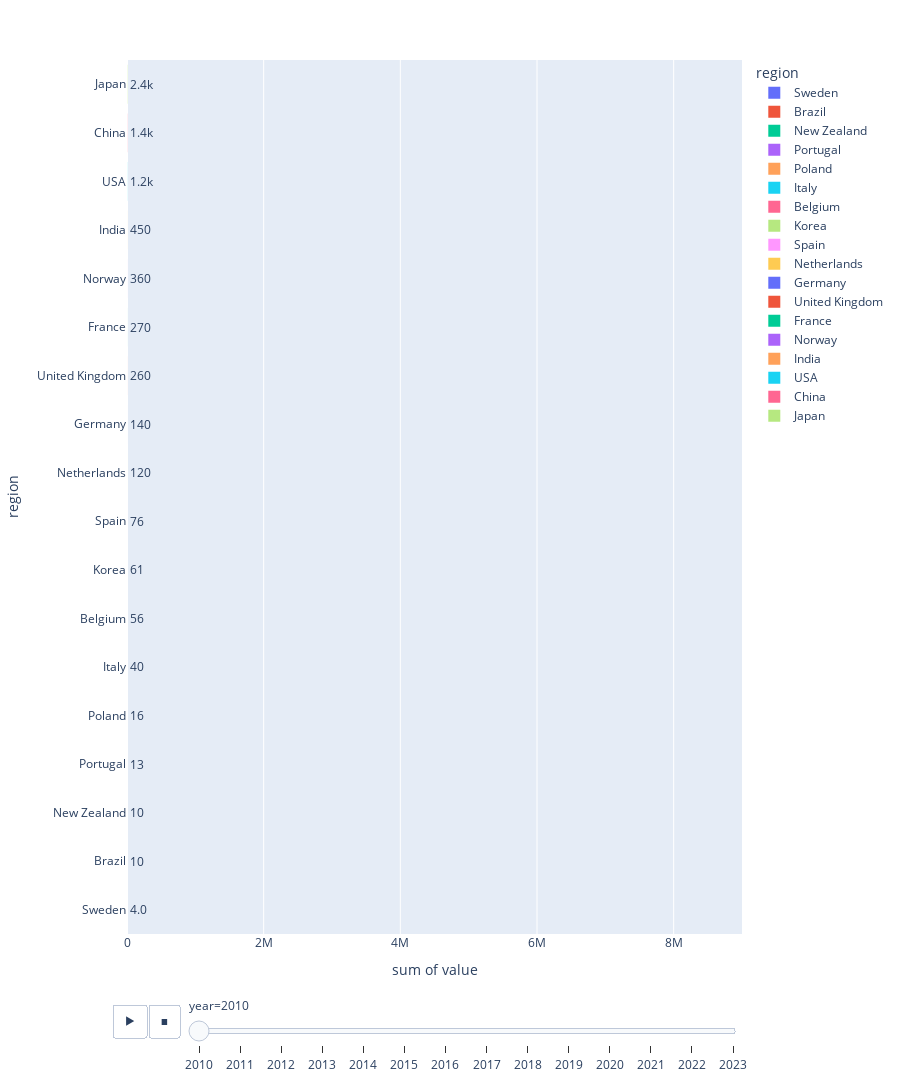

Here is the notebook cell this chart was saved with:
### Code cell
# Sort the dataframe to get an ascending figure

df_cars_data_sorted = df_cars_data.sort_values(by=['year', 'value'], ascending=[True, True])


# Plot the figure

figure_cars = px.histogram(df_cars_data_sorted, x='value', y='region',
                           animation_frame='year', animation_group='region',
                           color='region', range_x=[0,9000000],
                           text_auto='0.2s')

figure_cars.update_layout(yaxis={'categoryorder':'total ascending'})
figure_cars.update_traces(textposition='outside')

figure_cars.show()


# NOG TOEVOEGEN!! Niet alle regions zijn nu zichtbaar, dus moet nog opgelost worden dat we 49 landen zien

### Figure 1 — Plotly figure (JSON) as saved in the notebook; plotly's stock layout.template omitted (floating-point values rounded to 4 significant figures)
{"data": [{"alignmentgroup": "True", "bingroup": "y", "histfunc": "sum", "hovertemplate": "region=%{y}<br>year=2010<br>sum of value=%{x}<extra></extra>", "ids": ["Sweden"], "legendgroup": "Sweden", "marker": {"color": "#636efa", "pattern": {"shape": ""}}, "name": "Sweden", "offsetgroup": "Sweden", "orientation": "h", "showlegend": true, "textposition": "outside", "texttemplate": "%{value:0.2s}", "type": "histogram", "x": [4], "xaxis": "x", "y": ["Sweden"], "yaxis": "y"}, {"alignmentgroup": "True", "bingroup": "y", "histfunc": "sum", "hovertemplate": "region=%{y}<br>year=2010<br>sum of value=%{x}<extra></extra>", "ids": ["Brazil"], "legendgroup": "Brazil", "marker": {"color": "#EF553B", "pattern": {"shape": ""}}, "name": "Brazil", "offsetgroup": "Brazil", "orientation": "h", "showlegend": true, "textposition": "outside", "texttemplate": "%{value:0.2s}", "type": "histogram", "x": [10], "xaxis": "x", "y": ["Brazil"], "yaxis": "y"}, {"alignmentgroup": "True", "bingroup": "y", "histfunc": "sum", "hovertemplate": "region=%{y}<br>year=2010<br>sum of value=%{x}<extra></extra>", "ids": ["New Zealand"], "legendgroup": "New Zealand", "marker": {"color": "#00cc96", "pattern": {"shape": ""}}, "name": "New Zealand", "offsetgroup": "New Zealand", "orientation": "h", "showlegend": true, "textposition": "outside", "texttemplate": "%{value:0.2s}", "type": "histogram", "x": [10], "xaxis": "x", "y": ["New Zealand"], "yaxis": "y"}, {"alignmentgroup": "True", "bingroup": "y", "histfunc": "sum", "hovertemplate": "region=%{y}<br>year=2010<br>sum of value=%{x}<extra></extra>", "ids": ["Portugal"], "legendgroup": "Portugal", "marker": {"color": "#ab63fa", "pattern": {"shape": ""}}, "name": "Portugal", "offsetgroup": "Portugal", "orientation": "h", "showlegend": true, "textposition": "outside", "texttemplate": "%{value:0.2s}", "type": "histogram", "x": [13], "xaxis": "x", "y": ["Portugal"], "yaxis": "y"}, {"alignmentgroup": "True", "bingroup": "y", "histfunc": "sum", "hovertemplate": "region=%{y}<br>year=2010<br>sum of value=%{x}<extra></extra>", "ids": ["Poland"], "legendgroup": "Poland", "marker": {"color": "#FFA15A", "pattern": {"shape": ""}}, "name": "Poland", "offsetgroup": "Poland", "orientation": "h", "showlegend": true, "textposition": "outside", "texttemplate": "%{value:0.2s}", "type": "histogram", "x": [16], "xaxis": "x", "y": ["Poland"], "yaxis": "y"}, {"alignmentgroup": "True", "bingroup": "y", "histfunc": "sum", "hovertemplate": "region=%{y}<br>year=2010<br>sum of value=%{x}<extra></extra>", "ids": ["Italy"], "legendgroup": "Italy", "marker": {"color": "#19d3f3", "pattern": {"shape": ""}}, "name": "Italy", "offsetgroup": "Italy", "orientation": "h", "showlegend": true, "textposition": "outside", "texttemplate": "%{value:0.2s}", "type": "histogram", "x": [40], "xaxis": "x", "y": ["Italy"], "yaxis": "y"}, {"alignmentgroup": "True", "bingroup": "y", "histfunc": "sum", "hovertemplate": "region=%{y}<br>year=2010<br>sum of value=%{x}<extra></extra>", "ids": ["Belgium"], "legendgroup": "Belgium", "marker": {"color": "#FF6692", "pattern": {"shape": ""}}, "name": "Belgium", "offsetgroup": "Belgium", "orientation": "h", "showlegend": true, "textposition": "outside", "texttemplate": "%{value:0.2s}", "type": "histogram", "x": [56], "xaxis": "x", "y": ["Belgium"], "yaxis": "y"}, {"alignmentgroup": "True", "bingroup": "y", "histfunc": "sum", "hovertemplate": "region=%{y}<br>year=2010<br>sum of value=%{x}<extra></extra>", "ids": ["Korea"], "legendgroup": "Korea", "marker": {"color": "#B6E880", "pattern": {"shape": ""}}, "name": "Korea", "offsetgroup": "Korea", "orientation": "h", "showlegend": true, "textposition": "outside", "texttemplate": "%{value:0.2s}", "type": "histogram", "x": [61], "xaxis": "x", "y": ["Korea"], "yaxis": "y"}, {"alignmentgroup": "True", "bingroup": "y", "histfunc": "sum", "hovertemplate": "region=%{y}<br>year=2010<br>sum of value=%{x}<extra></extra>", "ids": ["Spain"], "legendgroup": "Spain", "marker": {"color": "#FF97FF", "pattern": {"shape": ""}}, "name": "Spain", "offsetgroup": "Spain", "orientation": "h", "showlegend": true, "textposition": "outside", "texttemplate": "%{value:0.2s}", "type": "histogram", "x": [76], "xaxis": "x", "y": ["Spain"], "yaxis": "y"}, {"alignmentgroup": "True", "bingroup": "y", "histfunc": "sum", "hovertemplate": "region=%{y}<br>year=2010<br>sum of value=%{x}<extra></extra>", "ids": ["Netherlands"], "legendgroup": "Netherlands", "marker": {"color": "#FECB52", "pattern": {"shape": ""}}, "name": "Netherlands", "offsetgroup": "Netherlands", "orientation": "h", "showlegend": true, "textposition": "outside", "texttemplate": "%{value:0.2s}", "type": "histogram", "x": [120], "xaxis": "x", "y": ["Netherlands"], "yaxis": "y"}, {"alignmentgroup": "True", "bingroup": "y", "histfunc": "sum", "hovertemplate": "region=%{y}<br>year=2010<br>sum of value=%{x}<extra></extra>", "ids": ["Germany"], "legendgroup": "Germany", "marker": {"color": "#636efa", "pattern": {"shape": ""}}, "name": "Germany", "offsetgroup": "Germany", "orientation": "h", "showlegend": true, "textposition": "outside", "texttemplate": "%{value:0.2s}", "type": "histogram", "x": [140], "xaxis": "x", "y": ["Germany"], "yaxis": "y"}, {"alignmentgroup": "True", "bingroup": "y", "histfunc": "sum", "hovertemplate": "region=%{y}<br>year=2010<br>sum of value=%{x}<extra></extra>", "ids": ["United Kingdom"], "legendgroup": "United Kingdom", "marker": {"color": "#EF553B", "pattern": {"shape": ""}}, "name": "United Kingdom", "offsetgroup": "United Kingdom", "orientation": "h", "showlegend": true, "textposition": "outside", "texttemplate": "%{value:0.2s}", "type": "histogram", "x": [261], "xaxis": "x", "y": ["United Kingdom"], "yaxis": "y"}, {"alignmentgroup": "True", "bingroup": "y", "histfunc": "sum", "hovertemplate": "region=%{y}<br>year=2010<br>sum of value=%{x}<extra></extra>", "ids": ["France"], "legendgroup": "France", "marker": {"color": "#00cc96", "pattern": {"shape": ""}}, "name": "France", "offsetgroup": "France", "orientation": "h", "showlegend": true, "textposition": "outside", "texttemplate": "%{value:0.2s}", "type": "histogram", "x": [272], "xaxis": "x", "y": ["France"], "yaxis": "y"}, {"alignmentgroup": "True", "bingroup": "y", "histfunc": "sum", "hovertemplate": "region=%{y}<br>year=2010<br>sum of value=%{x}<extra></extra>", "ids": ["Norway"], "legendgroup": "Norway", "marker": {"color": "#ab63fa", "pattern": {"shape": ""}}, "name": "Norway", "offsetgroup": "Norway", "orientation": "h", "showlegend": true, "textposition": "outside", "texttemplate": "%{value:0.2s}", "type": "histogram", "x": [360], "xaxis": "x", "y": ["Norway"], "yaxis": "y"}, {"alignmentgroup": "True", "bingroup": "y", "histfunc": "sum", "hovertemplate": "region=%{y}<br>year=2010<br>sum of value=%{x}<extra></extra>", "ids": ["India"], "legendgroup": "India", "marker": {"color": "#FFA15A", "pattern": {"shape": ""}}, "name": "India", "offsetgroup": "India", "orientation": "h", "showlegend": true, "textposition": "outside", "texttemplate": "%{value:0.2s}", "type": "histogram", "x": [450], "xaxis": "x", "y": ["India"], "yaxis": "y"}, {"alignmentgroup": "True", "bingroup": "y", "histfunc": "sum", "hovertemplate": "region=%{y}<br>year=2010<br>sum of value=%{x}<extra></extra>", "ids": ["USA"], "legendgroup": "USA", "marker": {"color": "#19d3f3", "pattern": {"shape": ""}}, "name": "USA", "offsetgroup": "USA", "orientation": "h", "showlegend": true, "textposition": "outside", "texttemplate": "%{value:0.2s}", "type": "histogram", "x": [1200], "xaxis": "x", "y": ["USA"], "yaxis": "y"}, {"alignmentgroup": "True", "bingroup": "y", "histfunc": "sum", "hovertemplate": "region=%{y}<br>year=2010<br>sum of value=%{x}<extra></extra>", "ids": ["China"], "legendgroup": "China", "marker": {"color": "#FF6692", "pattern": {"shape": ""}}, "name": "China", "offsetgroup": "China", "orientation": "h", "showlegend": true, "textposition": "outside", "texttemplate": "%{value:0.2s}", "type": "histogram", "x": [1440], "xaxis": "x", "y": ["China"], "yaxis": "y"}, {"alignmentgroup": "True", "bingroup": "y", "histfunc": "sum", "hovertemplate": "region=%{y}<br>year=2010<br>sum of value=%{x}<extra></extra>", "ids": ["Japan"], "legendgroup": "Japan", "marker": {"color": "#B6E880", "pattern": {"shape": ""}}, "name": "Japan", "offsetgroup": "Japan", "orientation": "h", "showlegend": true, "textposition": "outside", "texttemplate": "%{value:0.2s}", "type": "histogram", "x": [2400], "xaxis": "x", "y": ["Japan"], "yaxis": "y"}], "layout": {"barmode": "relative", "height": 1200, "legend": {"title": {"text": "region"}, "tracegroupgap": 0}, "margin": {"t": 60}, "sliders": [{"active": 0, "currentvalue": {"prefix": "year="}, "len": 0.9, "pad": {"b": 10, "t": 60}, "steps": [{"args": [["2010"], {"frame": {"duration": 0, "redraw": true}, "fromcurrent": true, "mode": "immediate", "transition": {"duration": 0, "easing": "linear"}}], "label": "2010", "method": "animate"}, {"args": [["2011"], {"frame": {"duration": 0, "redraw": true}, "fromcurrent": true, "mode": "immediate", "transition": {"duration": 0, "easing": "linear"}}], "label": "2011", "method": "animate"}, {"args": [["2012"], {"frame": {"duration": 0, "redraw": true}, "fromcurrent": true, "mode": "immediate", "transition": {"duration": 0, "easing": "linear"}}], "label": "2012", "method": "animate"}, {"args": [["2013"], {"frame": {"duration": 0, "redraw": true}, "fromcurrent": true, "mode": "immediate", "transition": {"duration": 0, "easing": "linear"}}], "label": "2013", "method": "animate"}, {"args": [["2014"], {"frame": {"duration": 0, "redraw": true}, "fromcurrent": true, "mode": "immediate", "transition": {"duration": 0, "easing": "linear"}}], "label": "2014", "method": "animate"}, {"args": [["2015"], {"frame": {"duration": 0, "redraw": true}, "fromcurrent": true, "mode": "immediate", "transition": {"duration": 0, "easing": "linear"}}], "label": "2015", "method": "animate"}, {"args": [["2016"], {"frame": {"duration": 0, "redraw": true}, "fromcurrent": true, "mode": "immediate", "transition": {"duration": 0, "easing": "linear"}}], "label": "2016", "method": "animate"}, {"args": [["2017"], {"frame": {"duration": 0, "redraw": true}, "fromcurrent": true, "mode": "immediate", "transition": {"duration": 0, "easing": "linear"}}], "label": "2017", "method": "animate"}, {"args": [["2018"], {"frame": {"duration": 0, "redraw": true}, "fromcurrent": true, "mode": "immediate", "transition": {"duration": 0, "easing": "linear"}}], "label": "2018", "method": "animate"}, {"args": [["2019"], {"frame": {"duration": 0, "redraw": true}, "fromcurrent": true, "mode": "immediate", "transition": {"duration": 0, "easing": "linear"}}], "label": "2019", "method": "animate"}, {"args": [["2020"], {"frame": {"duration": 0, "redraw": true}, "fromcurrent": true, "mode": "immediate", "transition": {"duration": 0, "easing": "linear"}}], "label": "2020", "method": "animate"}, {"args": [["2021"], {"frame": {"duration": 0, "redraw": true}, "fromcurrent": true, "mode": "immediate", "transition": {"duration": 0, "easing": "linear"}}], "label": "2021", "method": "animate"}, {"args": [["2022"], {"frame": {"duration": 0, "redraw": true}, "fromcurrent": true, "mode": "immediate", "transition": {"duration": 0, "easing": "linear"}}], "label": "2022", "method": "animate"}, {"args": [["2023"], {"frame": {"duration": 0, "redraw": true}, "fromcurrent": true, "mode": "immediate", "transition": {"duration": 0, "easing": "linear"}}], "label": "2023", "method": "animate"}], "x": 0.1, "xanchor": "left", "y": 0, "yanchor": "top"}], "updatemenus": [{"buttons": [{"args": [null, {"frame": {"duration": 500, "redraw": true}, "fromcurrent": true, "mode": "immediate", "transition": {"duration": 500, "easing": "linear"}}], "label": "&#9654;", "method": "animate"}, {"args": [[null], {"frame": {"duration": 0, "redraw": true}, "fromcurrent": true, "mode": "immediate", "transition": {"duration": 0, "easing": "linear"}}], "label": "&#9724;", "method": "animate"}], "direction": "left", "pad": {"r": 10, "t": 70}, "showactive": false, "type": "buttons", "x": 0.1, "xanchor": "right", "y": 0, "yanchor": "top"}], "xaxis": {"anchor": "y", "domain": [0, 1], "range": [0, 9000000], "title": {"text": "sum of value"}}, "yaxis": {"anchor": "x", "automargin": true, "categoryarray": ["Luxembourg", "Croatia", "Cyprus", "United Arab Emirates", "Slovenia", "Ireland", "Czech Republic", "Hungary", "Slovakia", "Colombia", "Lithuania", "Estonia", "Latvia", "Romania", "Bulgaria", "Costa Rica", "Seychelles", "Austria", "South Africa", "Greece", "Turkiye", "Iceland", "Canada", "Switzerland", "Denmark", "Australia", "Rest of the world", "Finland", "Chile", "Mexico", "Israel", "Japan", "China", "USA", "India", "Norway", "France", "United Kingdom", "Germany", "Netherlands", "Spain", "Korea", "Belgium", "Italy", "Poland", "Portugal", "New Zealand", "Brazil", "Sweden"], "categoryorder": "total ascending", "domain": [0, 1], "tickmode": "linear", "title": {"text": "region"}}}}
